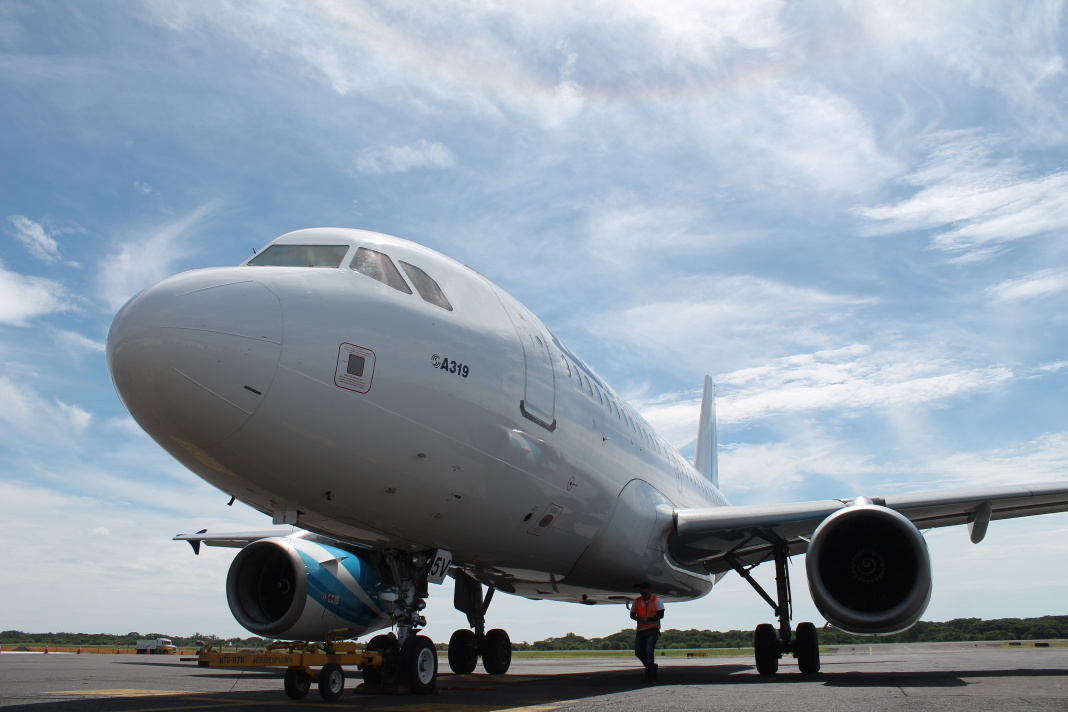
#> input picture MINI PROJECT/aeroplanes/Image_1.jpeg, 4272 x 2848 px, found by its file name (shown at 1/4 size); its folder holds 4 pictures in this run
$ jupyter execute --allow-errors IMAGE_CLASSIFICATION.ipynb   (shell and % lines are left out)
#> lines starting #> are read from the running program, lines starting #| are printed output that depends on the picture
<a href="https://colab.research.google.com/github/dileepchandhra/MINI-PROJECT/blob/main/IMAGE_CLASSIFICATION.ipynb" target="_parent"></a>

[cell 1]
from bing_image_downloader import downloader
downloader.download("sports cars" , limit=30 , output_dir='images',adult_filter_off=True)
#> (this line was passed over: bing_image_downloader is not available in this run)

[cell 2]
downloader.download("aeroplanes" , limit=30 , output_dir='images',adult_filter_off=True)
#> (this line was passed over: bing_image_downloader is not available in this run)

[cell 3]
downloader.download("ship" , limit=30 , output_dir='images',adult_filter_off=True)
#> (this line was passed over: bing_image_downloader is not available in this run)
#> further down, img_array is the input picture: shape (2848, 4272, 3); mean R, G, B 142.2, 155, 167.6
#> `img_resized = resize(img_array , (150,150,3))`:
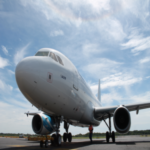
#> img_resized: shape (150, 150, 3) float64; mean R, G, B 0.558, 0.608, 0.657

[cell 4]
import os
import matplotlib
import matplotlib.pyplot as plt
import numpy as np
from skimage.io import imread
from skimage.transform import resize

target = []
images = []
flat_data = []

DATADIR = '/content/images'
CATEGORIES = ['aeroplanes' ,'ship' , 'sports cars']

#> (the rest of this cell did not finish here and is left out)

#> (a cell that did not finish here is left out)

[cell 6]
flat_data[0]

[cell 7]
target

[cell 8]
unique,count = np.unique(target , return_counts=True)
plt.bar(CATEGORIES,count);
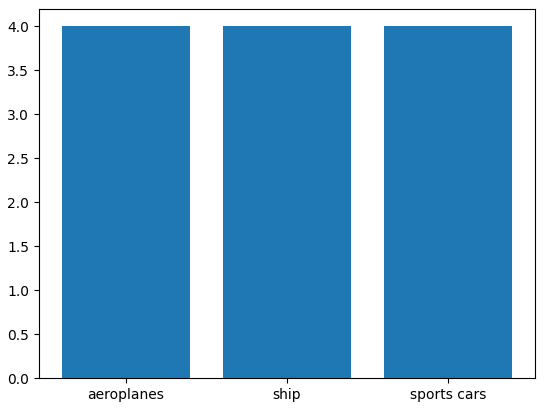
#> figure drawn by matplotlib, 1 panel
